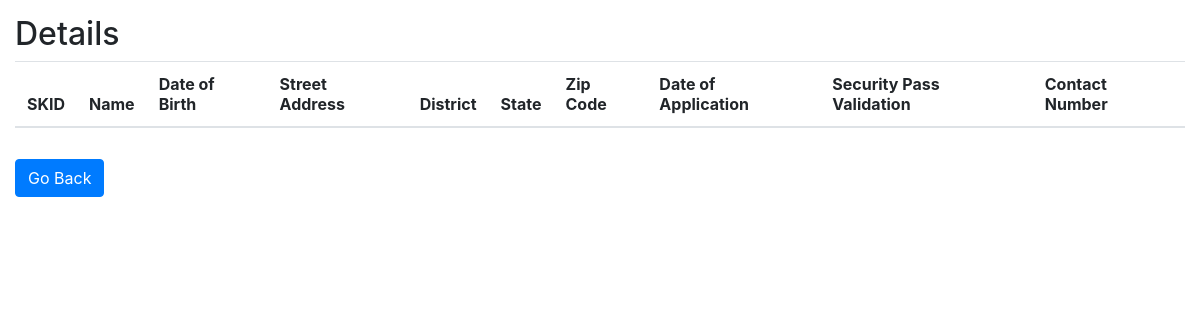
/market/shopkeeper.php (signed in), run on an earlier commit of the app's database.
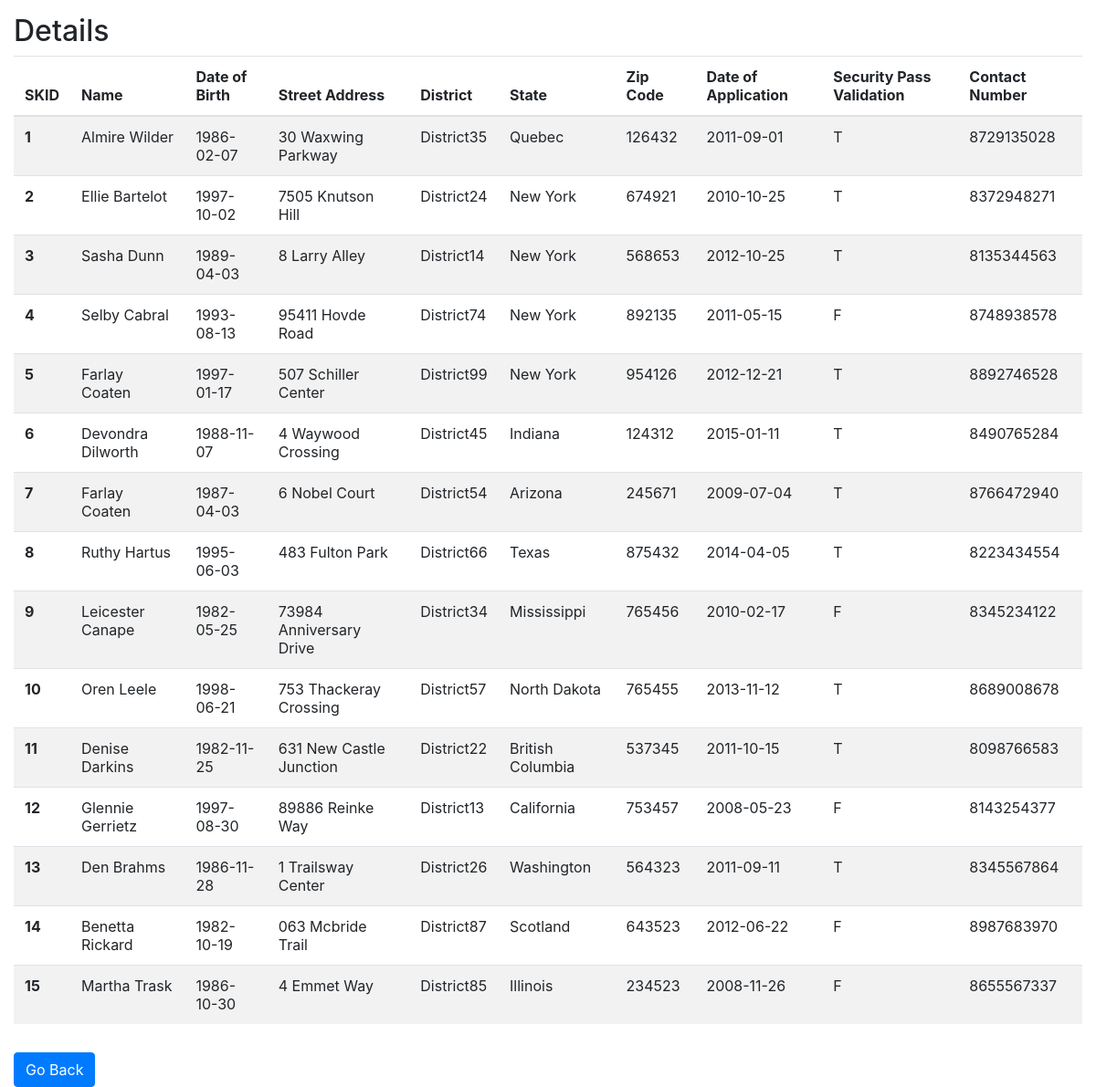
And on a later commit of the database.
### tables this page shows
create table Shopkeeper(
	SKID int not null auto_increment,
	Name varchar(20) not null,
	DoB date,
	Street_Address varchar(50),
	District varchar(20),
	State varchar(20),
	Zip_Code int,
	DoA date not null,
	hasSecurityPass char(1),
	ContactNo bigint,
	primary key (SKID)
);

### market/shopkeeper.php (the view, shortened to what this page needs)
<link href="//maxcdn.bootstrapcdn.com/bootstrap/4.1.1/css/bootstrap.min.css" rel="stylesheet" id="bootstrap-css">
<?php
    require_once "db.php";
    $query = "SELECT * FROM Shopkeeper" ;
    $res = $db -> query($query);
?>
<div style='padding: 15px'>
<h2>Details</h2>
    <table class="table table-striped">
        <thead>
        <tr>
            <th scope="col">SKID</th>
            <th scope="col">Name</th>
            <th scope="col">Date of Birth</th>
            <th scope="col">Street Address</th>
            <th scope="col">District</th>
            <th scope="col">State</th>
            <th scope="col">Zip Code</th>
            <th scope="col">Date of Application</th>
            <th scope="col">Security Pass Validation</th>
            <th scope="col">Contact Number</th>
        </tr>
        </thead>
        <tbody>
<?php
    while ($row = $res -> fetch_row()) {
?>
        <tr>
            <th scope="row"><?php echo $row[0] ?></th>
            <td><?php echo $row[1] ?></td>
            <td><?php echo $row[2] ?></td>
            <td><?php echo $row[3] ?></td>
            <td><?php echo $row[4] ?></td>
            <td><?php echo $row[5] ?></td>
            <td><?php echo $row[6] ?></td>
            <td><?php echo $row[7] ?></td>
            <td><?php echo $row[8] ?></td>
            <td><?php echo $row[9] ?></td>
        </tr>
<?php
    }
?>
        </tbody>
    </table>
</div>
<div class="col-md-8">
    <a href="home_market.php" class="btn btn-primary">Go Back</a>
</div>

What changed in the data, as far as the page shows it:
added shopkeeper: SKID "1", Name "Almire Wilder", DoB "1986-02-07", Street_Address "30 Waxwing Parkway", District "District35", State "Quebec", Zip_Code "126432", DoA "2011-09-01", hasSecurityPass "T", ContactNo "8729135028"
added shopkeeper: SKID "2", Name "Ellie Bartelot", DoB "1997-10-02", Street_Address "7505 Knutson Hill", District "District24", State "New York", Zip_Code "674921", DoA "2010-10-25", hasSecurityPass "T", ContactNo "8372948271"
added shopkeeper: SKID "3", Name "Sasha Dunn", DoB "1989-04-03", Street_Address "8 Larry Alley", District "District14", State "New York", Zip_Code "568653", DoA "2012-10-25", hasSecurityPass "T", ContactNo "8135344563"
added shopkeeper: SKID "4", Name "Selby Cabral", DoB "1993-08-13", Street_Address "95411 Hovde Road", District "District74", State "New York", Zip_Code "892135", DoA "2011-05-15", hasSecurityPass "F", ContactNo "8748938578"
added shopkeeper: SKID "5", Name "Farlay Coaten", DoB "1997-01-17", Street_Address "507 Schiller Center", District "District99", State "New York", Zip_Code "954126", DoA "2012-12-21", hasSecurityPass "T", ContactNo "8892746528"
added shopkeeper: SKID "6", Name "Devondra Dilworth", DoB "1988-11-07", Street_Address "4 Waywood Crossing", District "District45", State "Indiana", Zip_Code "124312", DoA "2015-01-11", hasSecurityPass "T", ContactNo "8490765284"
added shopkeeper: SKID "7", Name "Farlay Coaten", DoB "1987-04-03", Street_Address "6 Nobel Court", District "District54", State "Arizona", Zip_Code "245671", DoA "2009-07-04", hasSecurityPass "T", ContactNo "8766472940"
added shopkeeper: SKID "8", Name "Ruthy Hartus", DoB "1995-06-03", Street_Address "483 Fulton Park", District "District66", State "Texas", Zip_Code "875432", DoA "2014-04-05", hasSecurityPass "T", ContactNo "8223434554"
added shopkeeper: SKID "9", Name "Leicester Canape", DoB "1982-05-25", Street_Address "73984 Anniversary Drive", District "District34", State "Mississippi", Zip_Code "765456", DoA "2010-02-17", hasSecurityPass "F", ContactNo "8345234122"
added shopkeeper: SKID "10", Name "Oren Leele", DoB "1998-06-21", Street_Address "753 Thackeray Crossing", District "District57", State "North Dakota", Zip_Code "765455", DoA "2013-11-12", hasSecurityPass "T", ContactNo "8689008678"
added shopkeeper: SKID "11", Name "Denise Darkins", DoB "1982-11-25", Street_Address "631 New Castle Junction", District "District22", State "British Columbia", Zip_Code "537345", DoA "2011-10-15", hasSecurityPass "T", ContactNo "8098766583"
added shopkeeper: SKID "12", Name "Glennie Gerrietz", DoB "1997-08-30", Street_Address "89886 Reinke Way", District "District13", State "California", Zip_Code "753457", DoA "2008-05-23", hasSecurityPass "F", ContactNo "8143254377"
added shopkeeper: SKID "13", Name "Den Brahms", DoB "1986-11-28", Street_Address "1 Trailsway Center", District "District26", State "Washington", Zip_Code "564323", DoA "2011-09-11", hasSecurityPass "T", ContactNo "8345567864"
added shopkeeper: SKID "14", Name "Benetta Rickard", DoB "1982-10-19", Street_Address "063 Mcbride Trail", District "District87", State "Scotland", Zip_Code "643523", DoA "2012-06-22", hasSecurityPass "F", ContactNo "8987683970"
added shopkeeper: SKID "15", Name "Martha Trask", DoB "1986-10-30", Street_Address "4 Emmet Way", District "District85", State "Illinois", Zip_Code "234523", DoA "2008-11-26", hasSecurityPass "F", ContactNo "8655567337"
